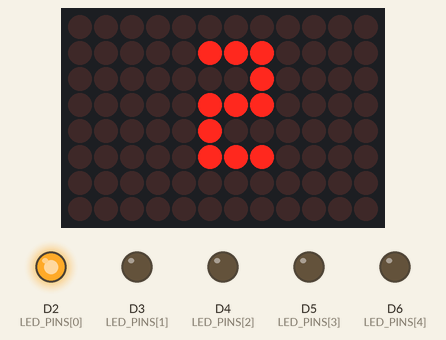
Simulated run of this sketch. Board: Arduino Uno R4 WiFi. Parts: 12×8 LED matrix, output pins drawn as LEDs (lit = HIGH).

Above: at 0.1 s.
At 0.6 s:
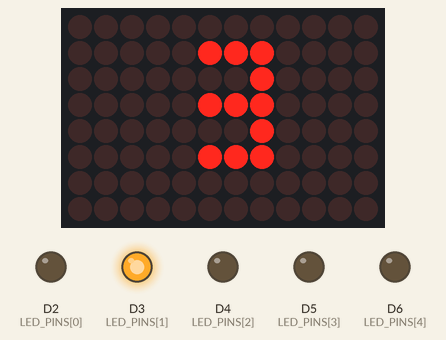
At 1.1 s:
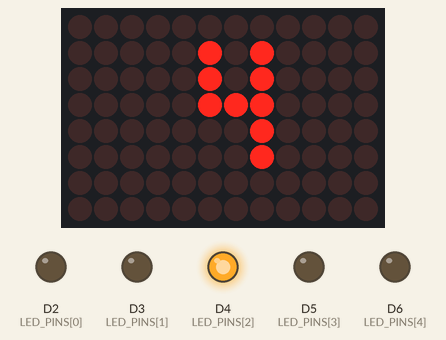
At 1.6 s:
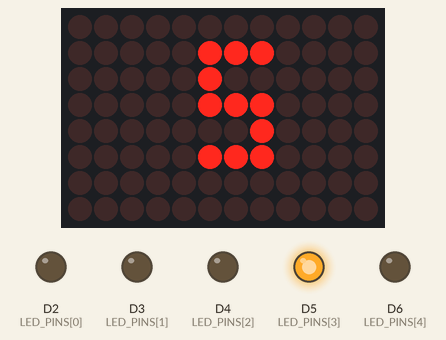
At 2.1 s:
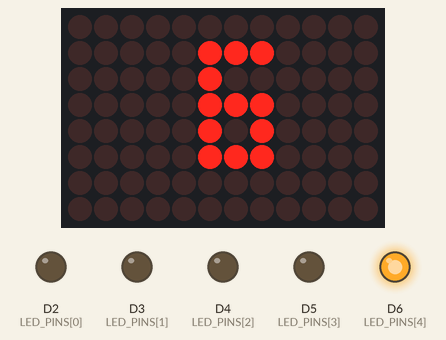
Timing chart, 0 to 40.0 s (numbered marks = the images above):
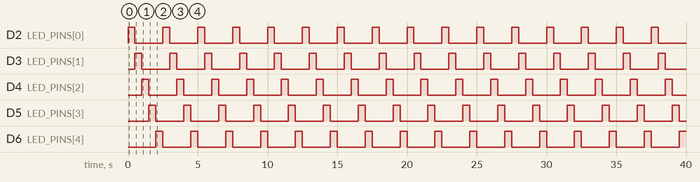

Measured:
- by itself, D2 (LED_PINS[0]), D3 (LED_PINS[1]), D4 (LED_PINS[2]), D5 (LED_PINS[3]), D6 (LED_PINS[4]): alternates HIGH for 0.50 s and LOW for 2.0 s
- by itself, everything shown: repeats every 2.5 s, in 6 steps
- what the display in image 1 shows lasts 0.5 s, from 0.5 s to 1.0 s

The sketch:

dai4_0_led_check.ino
```cpp
// dai4_0_led_check（第4回：外付けLEDの配線を確かめる）
// 【教材・実機未検証】
//
// ボード：Arduino UNO R4 WiFi
// 配線：基本は D2 の LED 1個。発展で D3・D4・D5・D6 に追加
//      （それぞれ 抵抗 → LED の＋（長い足）、LED の−（短い足）→ GND）
//
// D2 → D3 → D4 → D5 → D6 の順に、1個ずつ 0.5秒 光ります（つないでいないピンは何も起きません）。
// LED マトリクスには、いま光らせているピンの番号（2〜6）が出ます。
// 光らない色があったら、その色の LED の向き・抵抗・GND の線を確かめます。
// 確かめたら、dai4_ai_remote を書き込みます。

#include "Arduino_LED_Matrix.h"

const int LED_PINS[5] = {2, 3, 4, 5, 6};  // 基本 D2、発展 D3〜D6
ArduinoLEDMatrix matrix;

// 数字（横3 × 縦5）
const char* DIGITS[10][5] = {
  {"###", "#.#", "#.#", "#.#", "###"}, {".#.", "##.", ".#.", ".#.", "###"},
  {"###", "..#", "###", "#..", "###"}, {"###", "..#", "###", "..#", "###"},
  {"#.#", "#.#", "###", "..#", "..#"}, {"###", "#..", "###", "..#", "###"},
  {"###", "#..", "###", "#.#", "###"}, {"###", "..#", "..#", "..#", "..#"},
  {"###", "#.#", "###", "#.#", "###"}, {"###", "#.#", "###", "..#", "###"}
};

// 1けたの数字を LED マトリクスのまん中に出す
void showDigit(int d) {
  uint8_t frame[8][12] = {0};
  for (int y = 0; y < 5; y++) {
    for (int x = 0; x < 3; x++) {
      if (DIGITS[d][y][x] == '#') frame[y + 1][x + 5] = 1;
    }
  }
  matrix.renderBitmap(frame, 8, 12);
}

void setup() {
  matrix.begin();
  for (int i = 0; i < 5; i++) {
    pinMode(LED_PINS[i], OUTPUT);
    digitalWrite(LED_PINS[i], LOW);
  }
}

void loop() {
  for (int i = 0; i < 5; i++) {
    showDigit(LED_PINS[i]);             // ピンの番号を表示
    digitalWrite(LED_PINS[i], HIGH);    // 光らせる
    delay(500);
    digitalWrite(LED_PINS[i], LOW);     // 消す
  }
}
```
